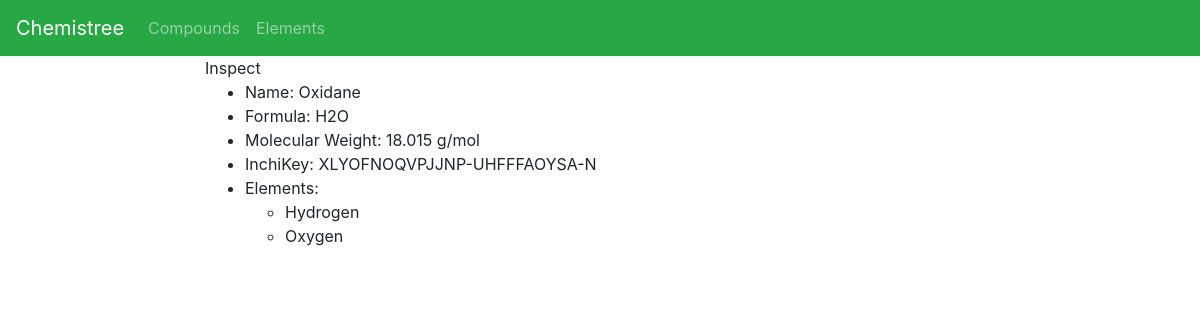
Page /compounds/inspect/1 on the committed database.
### compounds/models.py (models this page shows, shortened)
class Molecule(models.Model):
    name = models.CharField(max_length=200)
    formula = models.CharField(max_length=50)
    molecular_weight = models.FloatField(max_length=10)
    mw_unit = models.CharField(max_length=10)
    inchikey= models.CharField(max_length=50, default=None, null=True)
    elements = models.ManyToManyField(Element, blank=True)

class Element(models.Model):
    name = models.CharField(max_length=200)
    symbol = models.CharField(max_length=3)
    atomic_mass = models.CharField(max_length=200)
    am_unit = models.CharField(max_length=10)

### compounds/views.py (the view)
# urls.py: path('compounds/inspect/<compid>', views.compinspect, name='compinspect'),
def compinspect(request, compid):
    message = "Inspect"
    molecule = Molecule.objects.get(id=compid)
    m_e = molecule.elements.all()
    content = {"message": message, "molecule": molecule, "m_e":m_e }
    return render(request, "compounds/compinspect.html", content)

### compounds/templates/compounds/compinspect.html
{% extends 'base.html'%}
{% block content %}
{{ message }}
<ul>
 <li>Name: {{ molecule.name }}</li>
 <li>Formula: {{ molecule.formula }}</li>
 <li>Molecular Weight: {{ molecule.molecular_weight }} {{ molecule.mw_unit }}</li>
 <li>InchiKey: {{ molecule.inchikey }}</li>
 <li>Elements: </li>
  <ul>
    {% for element in m_e %}
   <li> {{ element.name }} </li>
   {% endfor %}
  </ul>
</ul>
{% endblock %}

### rows in the picture
Molecule: name "Oxidane", formula "H2O", molecular_weight "18.015", mw_unit "g/mol", inchikey "XLYOFNOQVPJJNP-UHFFFAOYSA-N"
Element: name "Hydrogen"
Element: name "Oxygen"

### other values in the picture
{{ message }} "Inspect"
